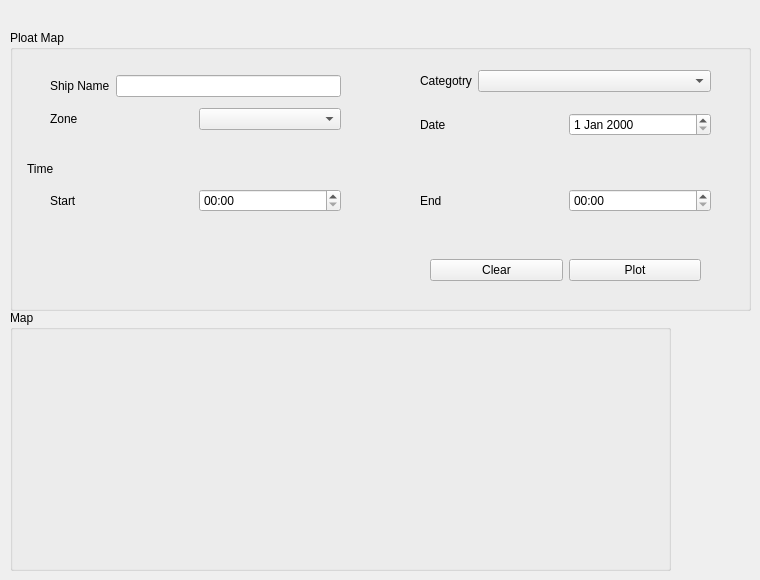
      <widget class="QWidget" name="tab_22">
       <attribute name="title">
        <string>Map</string>
       </attribute>
       <widget class="QGroupBox" name="groupBox_7">
        <property name="geometry">
         <rect>
          <x>10</x>
          <y>30</y>
          <width>741</width>
          <height>281</height>
         </rect>
        </property>
        <property name="title">
         <string>Ploat Map</string>
        </property>
        <widget class="QLabel" name="label_283">
         <property name="geometry">
          <rect>
           <x>17</x>
           <y>130</y>
           <width>34</width>
           <height>17</height>
          </rect>
         </property>
         <property name="text">
          <string>Time</string>
         </property>
        </widget>
        <widget class="QWidget" name="layoutWidget_13">
         <property name="geometry">
          <rect>
           <x>40</x>
           <y>150</y>
           <width>291</width>
           <height>41</height>
          </rect>
         </property>
         <layout class="QHBoxLayout" name="horizontalLayout_6">
          <item>
           <widget class="QLabel" name="label_276">
            <property name="text">
             <string>Start</string>
            </property>
           </widget>
          </item>
          <item>
           <widget class="QTimeEdit" name="tedit_map_start">
            <property name="displayFormat">
             <string>hh:mm </string>
            </property>
            <property name="timeSpec">
             <enum>Qt::LocalTime</enum>
            </property>
            <property name="time">
             <time>
              <hour>0</hour>
              <minute>0</minute>
              <second>0</second>
             </time>
            </property>
           </widget>
          </item>
         </layout>
        </widget>
        <widget class="QWidget" name="layoutWidget_14">
         <property name="geometry">
          <rect>
           <x>410</x>
           <y>150</y>
           <width>291</width>
           <height>41</height>
          </rect>
         </property>
         <layout class="QHBoxLayout" name="horizontalLayout_7">
          <item>
           <widget class="QLabel" name="label_284">
            <property name="text">
             <string>End</string>
            </property>
           </widget>
          </item>
          <item>
           <widget class="QTimeEdit" name="tedit_map_end">
            <property name="displayFormat">
             <string>hh:mm </string>
            </property>
           </widget>
          </item>
         </layout>
        </widget>
        <widget class="QWidget" name="layoutWidget_15">
         <property name="geometry">
          <rect>
           <x>420</x>
           <y>220</y>
           <width>271</width>
           <height>41</height>
          </rect>
         </property>
         <layout class="QHBoxLayout" name="horizontalLayout_8">
          <item>
           <widget class="QPushButton" name="btn_map_clear">
            <property name="text">
             <string>Clear</string>
            </property>
           </widget>
          </item>
          <item>
           <widget class="QPushButton" name="btn_map_genarate">
            <property name="text">
             <string>Plot</string>
            </property>
           </widget>
          </item>
         </layout>
        </widget>
        <widget class="QWidget" name="layoutWidget">
         <property name="geometry">
          <rect>
           <x>40</x>
           <y>40</y>
           <width>291</width>
           <height>66</height>
          </rect>
         </property>
         <layout class="QGridLayout" name="gridLayout_7">
          <item row="0" column="0">
           <layout class="QHBoxLayout" name="horizontalLayout_9">
            <item>
             <widget class="QLabel" name="label_277">
              <property name="text">
               <string>Ship Name</string>
              </property>
             </widget>
            </item>
            <item>
             <widget class="QLineEdit" name="txt_map_sname"/>
            </item>
           </layout>
          </item>
          <item row="1" column="0">
           <layout class="QHBoxLayout" name="horizontalLayout_26">
            <item>
             <widget class="QLabel" name="label_280">
              <property name="text">
               <string>Zone</string>
              </property>
             </widget>
            </item>
            <item>
             <widget class="QComboBox" name="cbox_map_zone"/>
            </item>
           </layout>
          </item>
         </layout>
        </widget>
        <widget class="QWidget" name="layoutWidget">
         <property name="geometry">
          <rect>
           <x>410</x>
           <y>40</y>
           <width>291</width>
           <height>66</height>
          </rect>
         </property>
         <layout class="QGridLayout" name="gridLayout_8">
          <item row="0" column="0">
           <layout class="QFormLayout" name="formLayout">
            <item row="0" column="0">
             <widget class="QLabel" name="label_278">
              <property name="text">
               <string>Categotry</string>
              </property>
             </widget>
            </item>
            <item row="0" column="1">
             <widget class="QComboBox" name="cbox_map_category"/>
            </item>
           </layout>
          </item>
          <item row="1" column="0">
           <layout class="QHBoxLayout" name="horizontalLayout_27">
            <item>
             <widget class="QLabel" name="label_13">
              <property name="text">
               <string>Date</string>
              </property>
             </widget>
            </item>
            <item>
             <widget class="QDateEdit" name="dedit_map_date"/>
            </item>
           </layout>
          </item>
         </layout>
        </widget>
       </widget>
       <widget class="QGroupBox" name="groupBox_8">
        <property name="geometry">
         <rect>
          <x>10</x>
          <y>310</y>
          <width>661</width>
          <height>261</height>
         </rect>
        </property>
        <property name="title">
         <string>Map</string>
        </property>
       </widget>
      </widget>
